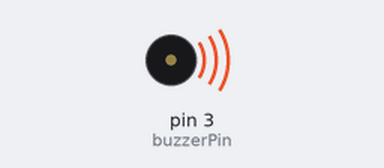
Recording of a sketch running on a simulated Arduino Uno, built with avr-gcc and run on an emulated ATmega328P. Parts: buzzer (waves = sounding).

Above: at 0.2 s.
At 8.9 s:
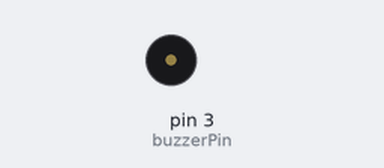
Timing chart, 0 to 18.4 s (numbered marks = the images above):
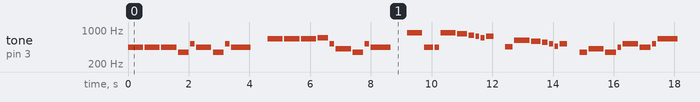

The sketch:

Marcha_Imperial_StarWars.ino
```cpp
//do
const int c = 261;
//re
const int d = 294;
//mi
const int e = 329;
//fa
const int f = 349;
//so
const int g = 391;
//so sustenido
const int gS = 415;
//la
const int a = 440;
//la sustenido
const int aS = 455;
//si
const int b = 466;
//do maior
const int cH = 523;
//do maior sustenido
const int cSH = 554;
//re maior
const int dH = 587;
//re maior sustenido
const int dSH = 622;
//mi maior sustenido
const int eH = 659;
//fa maior
const int fH = 698;
//fa maior sustenido
const int fSH = 740;
//so maior
const int gH = 784;
//so maior sustenido
const int gSH = 830;
//la maior
const int aH = 880;

const int buzzerPin = 3;

void setup()
{
//Setup pin modes
  pinMode(buzzerPin, OUTPUT);

}

void loop()
{

//toca a primeira parte
  parte1();

//toca a segunda parte
  parte2();

  variacao();

}

//metodo que toca a cancao
//primeiro parametro nota
//segundo duracao
void beep(int nota, int duracao)
{
//toca a nota no pino 3
  tone(buzzerPin, nota, duracao);


   delay(duracao);

//Para o tom no pino do alto falante
  noTone(buzzerPin);

  delay(50);

}

//parte 1 da musica
void parte1()
{
  beep(a, 500);
  beep(a, 500);
  beep(a, 500);
  beep(f, 350);
  beep(cH, 150);
  beep(a, 500);
  beep(f, 350);
  beep(cH, 150);
  beep(a, 650);

  delay(500);

  beep(eH, 500);
  beep(eH, 500);
  beep(eH, 500);
  beep(fH, 350);
  beep(cH, 150);
  beep(gS, 500);
  beep(f, 350);
  beep(cH, 150);
  beep(a, 650);

  delay(500);
}

//segunda parte
void parte2()
{
  beep(aH, 500);
  beep(a, 300);
  beep(a, 150);
  beep(aH, 500);
  beep(gSH, 325);
  beep(gH, 175);
  beep(fSH, 125);
  beep(fH, 125);
  beep(fSH, 250);

  delay(325);

  beep(aS, 250);
  beep(dSH, 500);
  beep(dH, 325);
  beep(cSH, 175);
  beep(cH, 125);
  beep(b, 125);
  beep(cH, 250);

  delay(350);
}

//variacao
void variacao(){
//Variacao 1
beep(f, 250);
  beep(gS, 500);
  beep(f, 350);
  beep(a, 125);
  beep(cH, 500);
  beep(a, 375);
  beep(cH, 125);
  beep(eH, 650);

  delay(500);

//repete a segunda parte
  parte2();

//segunda variacao da musica
  beep(f, 250);
  beep(gS, 500);
  beep(f, 375);
  beep(cH, 125);
  beep(a, 500);
  beep(f, 375);
  beep(cH, 125);
  beep(a, 650);

  delay(650);
}
```

Measured:
- by itself, tone on pin 3 (buzzerPin): plays 440 Hz for 0.50 s, 440 Hz for 0.50 s, 440 Hz for 0.50 s, 349 Hz for 0.35 s, 523 Hz for 0.15 s, 440 Hz for 0.50 s … (304 notes in this stretch)
